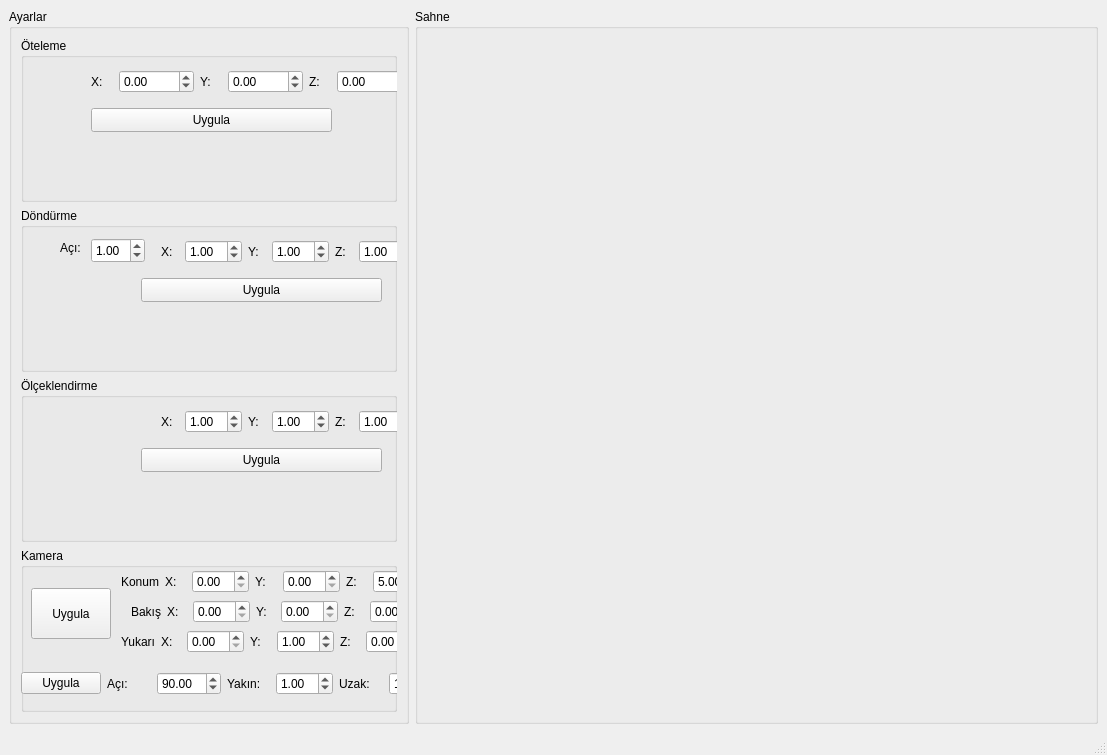
<?xml version="1.0" encoding="UTF-8"?>
<ui version="4.0">
 <class>MainWindow</class>
 <widget class="QMainWindow" name="MainWindow">
  <property name="geometry">
   <rect>
    <x>0</x>
    <y>0</y>
    <width>1107</width>
    <height>755</height>
   </rect>
  </property>
  <property name="windowTitle">
   <string>MainWindow</string>
  </property>
  <widget class="QWidget" name="centralwidget">
   <layout class="QHBoxLayout" name="horizontalLayout_2">
    <item>
     <layout class="QHBoxLayout" name="horizontal">
      <item>
       <widget class="QGroupBox" name="ayarlar">
        <property name="enabled">
         <bool>true</bool>
        </property>
        <property name="minimumSize">
         <size>
          <width>400</width>
          <height>400</height>
         </size>
        </property>
        <property name="maximumSize">
         <size>
          <width>400</width>
          <height>1000</height>
         </size>
        </property>
        <property name="title">
         <string>Ayarlar</string>
        </property>
        <layout class="QVBoxLayout" name="verticalLayout">
         <item>
          <layout class="QVBoxLayout" name="ayarlar_layout">
           <item>
            <widget class="QGroupBox" name="oteleme">
             <property name="title">
              <string>Öteleme</string>
             </property>
             <widget class="QPushButton" name="pushButton">
              <property name="geometry">
               <rect>
                <x>70</x>
                <y>70</y>
                <width>241</width>
                <height>24</height>
               </rect>
              </property>
              <property name="text">
               <string>Uygula</string>
              </property>
             </widget>
             <widget class="QWidget" name="layoutWidget">
              <property name="geometry">
               <rect>
                <x>70</x>
                <y>30</y>
                <width>321</width>
                <height>28</height>
               </rect>
              </property>
              <layout class="QHBoxLayout" name="horizontalLayout">
               <item>
                <widget class="QLabel" name="x">
                 <property name="text">
                  <string>X:</string>
                 </property>
                </widget>
               </item>
               <item>
                <widget class="QDoubleSpinBox" name="tx">
                 <property name="minimum">
                  <double>-1000.000000000000000</double>
                 </property>
                 <property name="maximum">
                  <double>999.990000000000009</double>
                 </property>
                </widget>
               </item>
               <item>
                <widget class="QLabel" name="y">
                 <property name="text">
                  <string>Y:</string>
                 </property>
                </widget>
               </item>
               <item>
                <widget class="QDoubleSpinBox" name="ty">
                 <property name="minimum">
                  <double>-1000.000000000000000</double>
                 </property>
                 <property name="maximum">
                  <double>999.990000000000009</double>
                 </property>
                </widget>
               </item>
               <item>
                <widget class="QLabel" name="z">
                 <property name="text">
                  <string>Z:</string>
                 </property>
                </widget>
               </item>
               <item>
                <widget class="QDoubleSpinBox" name="tz">
                 <property name="minimum">
                  <double>-1000.000000000000000</double>
                 </property>
                 <property name="maximum">
                  <double>999.990000000000009</double>
                 </property>
                </widget>
               </item>
              </layout>
             </widget>
            </widget>
           </item>
           <item>
            <widget class="QGroupBox" name="dondurme">
             <property name="title">
              <string>Döndürme</string>
             </property>
             <widget class="QWidget" name="layoutWidget">
              <property name="geometry">
               <rect>
                <x>140</x>
                <y>30</y>
                <width>255</width>
                <height>28</height>
               </rect>
              </property>
              <layout class="QHBoxLayout" name="horizontalLayout_3">
               <item>
                <widget class="QLabel" name="x_2">
                 <property name="text">
                  <string>X:</string>
                 </property>
                </widget>
               </item>
               <item>
                <widget class="QDoubleSpinBox" name="rx">
                 <property name="value">
                  <double>1.000000000000000</double>
                 </property>
                </widget>
               </item>
               <item>
                <widget class="QLabel" name="y_2">
                 <property name="text">
                  <string>Y:</string>
                 </property>
                </widget>
               </item>
               <item>
                <widget class="QDoubleSpinBox" name="ry">
                 <property name="value">
                  <double>1.000000000000000</double>
                 </property>
                </widget>
               </item>
               <item>
                <widget class="QLabel" name="z_2">
                 <property name="text">
                  <string>Z:</string>
                 </property>
                </widget>
               </item>
               <item>
                <widget class="QDoubleSpinBox" name="rz">
                 <property name="value">
                  <double>1.000000000000000</double>
                 </property>
                </widget>
               </item>
              </layout>
             </widget>
             <widget class="QPushButton" name="pushButton_2">
              <property name="geometry">
               <rect>
                <x>120</x>
                <y>70</y>
                <width>241</width>
                <height>24</height>
               </rect>
              </property>
              <property name="text">
               <string>Uygula</string>
              </property>
             </widget>
             <widget class="QDoubleSpinBox" name="rdegree">
              <property name="geometry">
               <rect>
                <x>70</x>
                <y>30</y>
                <width>54</width>
                <height>25</height>
               </rect>
              </property>
              <property name="maximum">
               <double>360.000000000000000</double>
              </property>
              <property name="value">
               <double>1.000000000000000</double>
              </property>
             </widget>
             <widget class="QLabel" name="x_8">
              <property name="geometry">
               <rect>
                <x>39</x>
                <y>30</y>
                <width>31</width>
                <height>20</height>
               </rect>
              </property>
              <property name="text">
               <string>Açı:</string>
              </property>
             </widget>
            </widget>
           </item>
           <item>
            <widget class="QGroupBox" name="olceklendirme">
             <property name="title">
              <string>Ölçeklendirme</string>
             </property>
             <widget class="QWidget" name="layoutWidget_2">
              <property name="geometry">
               <rect>
                <x>140</x>
                <y>30</y>
                <width>255</width>
                <height>28</height>
               </rect>
              </property>
              <layout class="QHBoxLayout" name="horizontalLayout_4">
               <item>
                <widget class="QLabel" name="x_3">
                 <property name="text">
                  <string>X:</string>
                 </property>
                </widget>
               </item>
               <item>
                <widget class="QDoubleSpinBox" name="sx">
                 <property name="singleStep">
                  <double>0.010000000000000</double>
                 </property>
                 <property name="value">
                  <double>1.000000000000000</double>
                 </property>
                </widget>
               </item>
               <item>
                <widget class="QLabel" name="y_3">
                 <property name="text">
                  <string>Y:</string>
                 </property>
                </widget>
               </item>
               <item>
                <widget class="QDoubleSpinBox" name="sy">
                 <property name="singleStep">
                  <double>0.010000000000000</double>
                 </property>
                 <property name="value">
                  <double>1.000000000000000</double>
                 </property>
                </widget>
               </item>
               <item>
                <widget class="QLabel" name="z_3">
                 <property name="text">
                  <string>Z:</string>
                 </property>
                </widget>
               </item>
               <item>
                <widget class="QDoubleSpinBox" name="sz">
                 <property name="singleStep">
                  <double>0.010000000000000</double>
                 </property>
                 <property name="value">
                  <double>1.000000000000000</double>
                 </property>
                </widget>
               </item>
              </layout>
             </widget>
             <widget class="QPushButton" name="pushButton_3">
              <property name="geometry">
               <rect>
                <x>120</x>
                <y>70</y>
                <width>241</width>
                <height>24</height>
               </rect>
              </property>
              <property name="text">
               <string>Uygula</string>
              </property>
             </widget>
            </widget>
           </item>
           <item>
            <widget class="QGroupBox" name="kamera">
             <property name="title">
              <string>Kamera</string>
             </property>
             <widget class="QPushButton" name="pushButton_4">
              <property name="geometry">
               <rect>
                <x>10</x>
                <y>40</y>
                <width>80</width>
                <height>51</height>
               </rect>
              </property>
              <property name="text">
               <string>Uygula</string>
              </property>
             </widget>
             <widget class="QWidget" name="layoutWidget">
              <property name="geometry">
               <rect>
                <x>100</x>
                <y>20</y>
                <width>309</width>
                <height>28</height>
               </rect>
              </property>
              <layout class="QHBoxLayout" name="horizontalLayout_5">
               <item>
                <widget class="QLabel" name="label">
                 <property name="text">
                  <string>Konum</string>
                 </property>
                </widget>
               </item>
               <item>
                <widget class="QLabel" name="x_4">
                 <property name="text">
                  <string>X:</string>
                 </property>
                </widget>
               </item>
               <item>
                <widget class="QDoubleSpinBox" name="ex"/>
               </item>
               <item>
                <widget class="QLabel" name="y_4">
                 <property name="text">
                  <string>Y:</string>
                 </property>
                </widget>
               </item>
               <item>
                <widget class="QDoubleSpinBox" name="ey"/>
               </item>
               <item>
                <widget class="QLabel" name="z_4">
                 <property name="text">
                  <string>Z:</string>
                 </property>
                </widget>
               </item>
               <item>
                <widget class="QDoubleSpinBox" name="ez">
                 <property name="value">
                  <double>5.000000000000000</double>
                 </property>
                </widget>
               </item>
              </layout>
             </widget>
             <widget class="QWidget" name="layoutWidget">
              <property name="geometry">
               <rect>
                <x>110</x>
                <y>50</y>
                <width>296</width>
                <height>28</height>
               </rect>
              </property>
              <layout class="QHBoxLayout" name="horizontalLayout_6">
               <item>
                <widget class="QLabel" name="label_2">
                 <property name="text">
                  <string>Bakış</string>
                 </property>
                </widget>
               </item>
               <item>
                <widget class="QLabel" name="x_5">
                 <property name="text">
                  <string>X:</string>
                 </property>
                </widget>
               </item>
               <item>
                <widget class="QDoubleSpinBox" name="cx"/>
               </item>
               <item>
                <widget class="QLabel" name="y_5">
                 <property name="text">
                  <string>Y:</string>
                 </property>
                </widget>
               </item>
               <item>
                <widget class="QDoubleSpinBox" name="cy"/>
               </item>
               <item>
                <widget class="QLabel" name="z_5">
                 <property name="text">
                  <string>Z:</string>
                 </property>
                </widget>
               </item>
               <item>
                <widget class="QDoubleSpinBox" name="cz"/>
               </item>
              </layout>
             </widget>
             <widget class="QWidget" name="layoutWidget">
              <property name="geometry">
               <rect>
                <x>100</x>
                <y>80</y>
                <width>302</width>
                <height>28</height>
               </rect>
              </property>
              <layout class="QHBoxLayout" name="horizontalLayout_7">
               <item>
                <widget class="QLabel" name="label_3">
                 <property name="text">
                  <string>Yukarı</string>
                 </property>
                </widget>
               </item>
               <item>
                <widget class="QLabel" name="x_6">
                 <property name="text">
                  <string>X:</string>
                 </property>
                </widget>
               </item>
               <item>
                <widget class="QDoubleSpinBox" name="ux"/>
               </item>
               <item>
                <widget class="QLabel" name="y_6">
                 <property name="text">
                  <string>Y:</string>
                 </property>
                </widget>
               </item>
               <item>
                <widget class="QDoubleSpinBox" name="uy">
                 <property name="value">
                  <double>1.000000000000000</double>
                 </property>
                </widget>
               </item>
               <item>
                <widget class="QLabel" name="z_6">
                 <property name="text">
                  <string>Z:</string>
                 </property>
                </widget>
               </item>
               <item>
                <widget class="QDoubleSpinBox" name="uz"/>
               </item>
              </layout>
             </widget>
             <widget class="QWidget" name="layoutWidget">
              <property name="geometry">
               <rect>
                <x>0</x>
                <y>120</y>
                <width>432</width>
                <height>31</height>
               </rect>
              </property>
              <layout class="QHBoxLayout" name="horizontalLayout_8">
               <item>
                <widget class="QPushButton" name="pushButton_5">
                 <property name="text">
                  <string>Uygula</string>
                 </property>
                </widget>
               </item>
               <item>
                <widget class="QLabel" name="x_7">
                 <property name="text">
                  <string>Açı:</string>
                 </property>
                </widget>
               </item>
               <item>
                <widget class="QDoubleSpinBox" name="verAngle">
                 <property name="minimum">
                  <double>1.000000000000000</double>
                 </property>
                 <property name="maximum">
                  <double>360.000000000000000</double>
                 </property>
                 <property name="singleStep">
                  <double>1.000000000000000</double>
                 </property>
                 <property name="value">
                  <double>90.000000000000000</double>
                 </property>
                </widget>
               </item>
               <item>
                <widget class="QLabel" name="y_7">
                 <property name="text">
                  <string>Yakın:</string>
                 </property>
                </widget>
               </item>
               <item>
                <widget class="QDoubleSpinBox" name="nearp">
                 <property name="singleStep">
                  <double>0.010000000000000</double>
                 </property>
                 <property name="value">
                  <double>1.000000000000000</double>
                 </property>
                </widget>
               </item>
               <item>
                <widget class="QLabel" name="z_7">
                 <property name="text">
                  <string>Uzak:</string>
                 </property>
                </widget>
               </item>
               <item>
                <widget class="QDoubleSpinBox" name="farp">
                 <property name="maximum">
                  <double>500.000000000000000</double>
                 </property>
                 <property name="value">
                  <double>100.000000000000000</double>
                 </property>
                </widget>
               </item>
              </layout>
             </widget>
            </widget>
           </item>
          </layout>
         </item>
        </layout>
       </widget>
      </item>
      <item>
       <widget class="QGroupBox" name="sahne">
        <property name="minimumSize">
         <size>
          <width>600</width>
          <height>400</height>
         </size>
        </property>
        <property name="title">
         <string>Sahne</string>
        </property>
        <layout class="QGridLayout" name="gridLayout_2">
         <item row="0" column="0">
          <layout class="QGridLayout" name="grid"/>
         </item>
        </layout>
       </widget>
      </item>
     </layout>
    </item>
   </layout>
  </widget>
  <widget class="QMenuBar" name="menubar">
   <property name="geometry">
    <rect>
     <x>0</x>
     <y>0</y>
     <width>1107</width>
     <height>26</height>
    </rect>
   </property>
  </widget>
  <widget class="QStatusBar" name="statusbar"/>
 </widget>
 <resources/>
 <connections/>
</ui>
